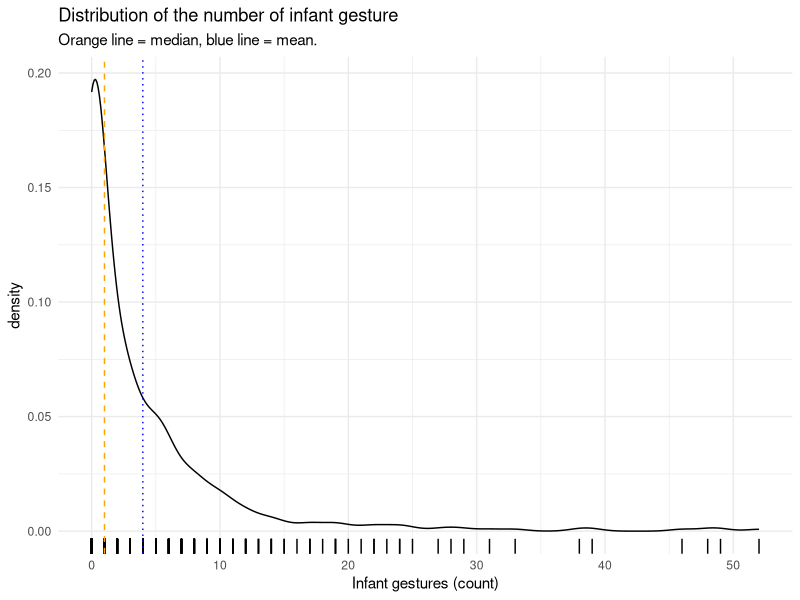
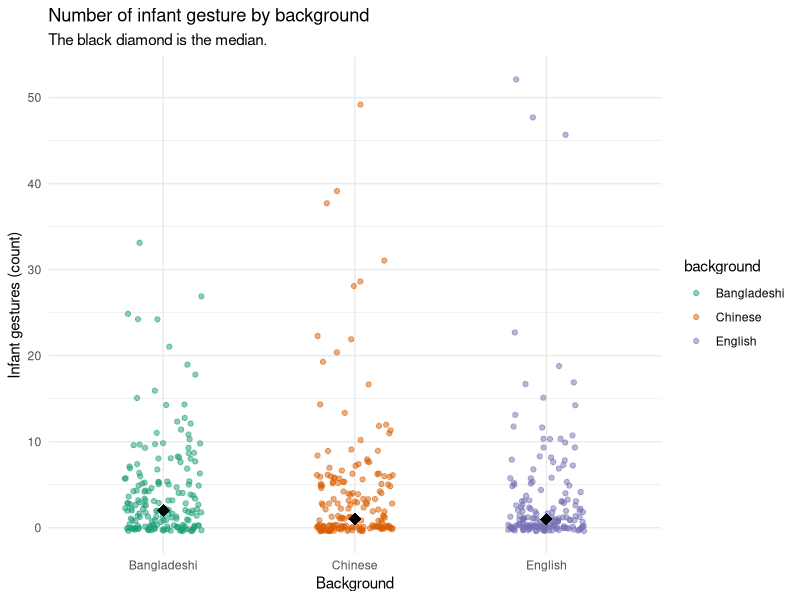
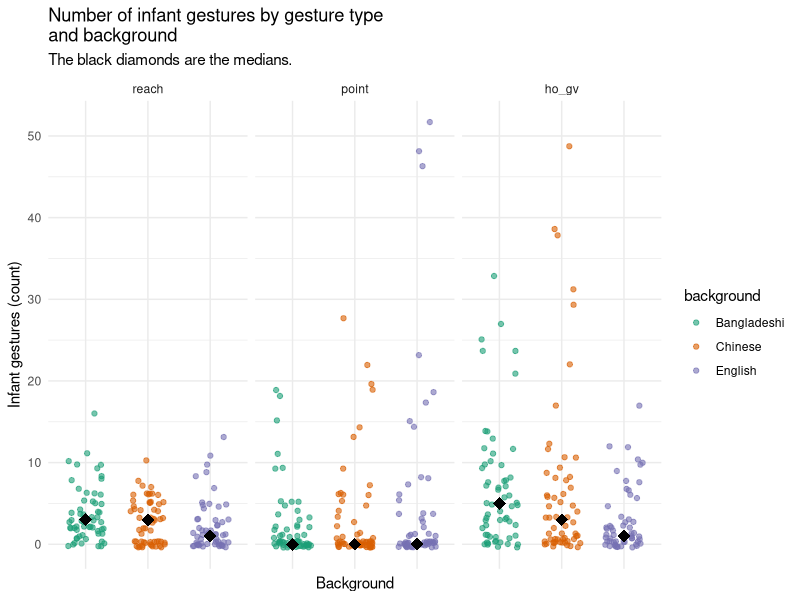
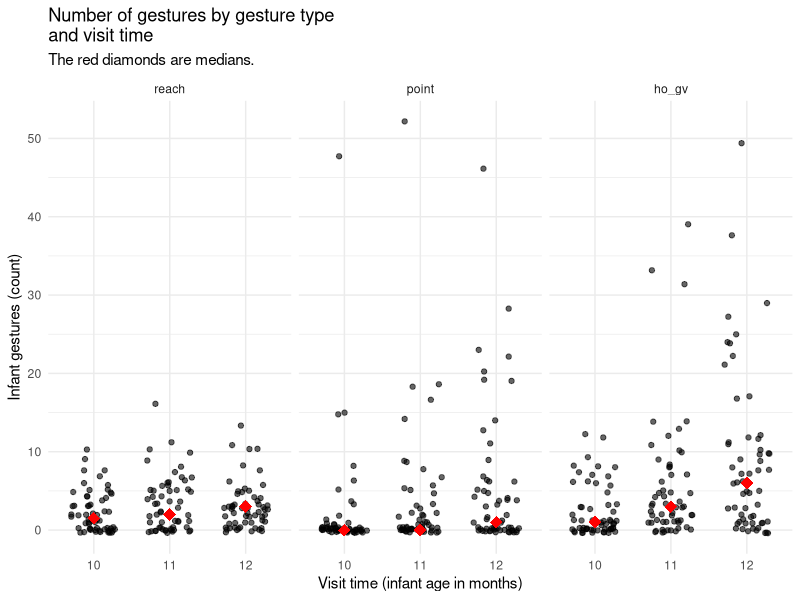
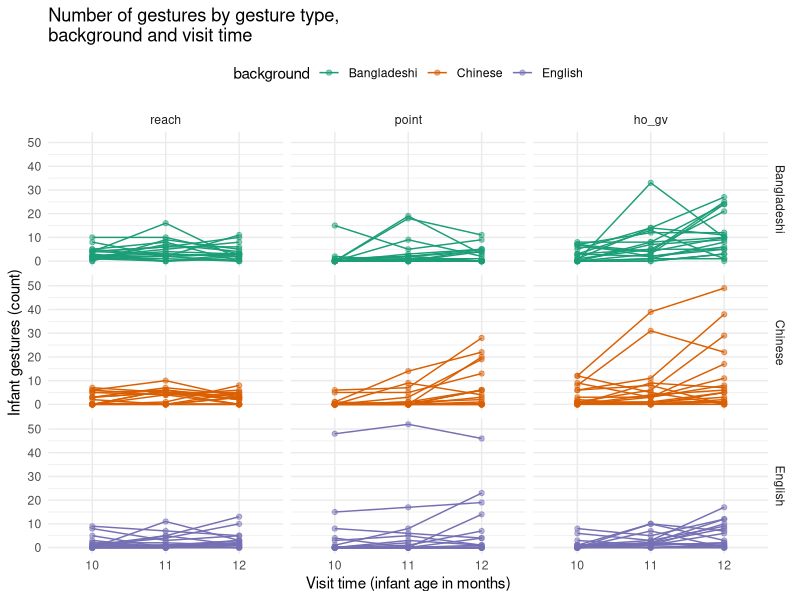
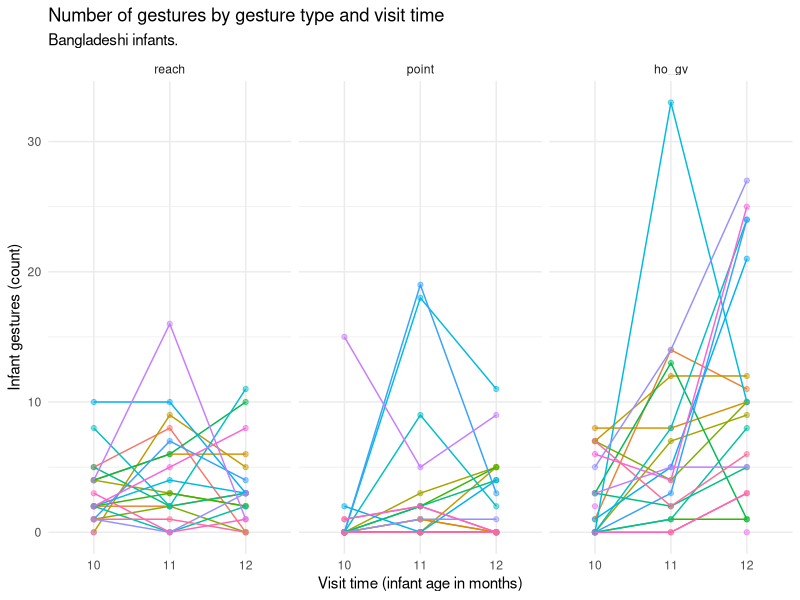
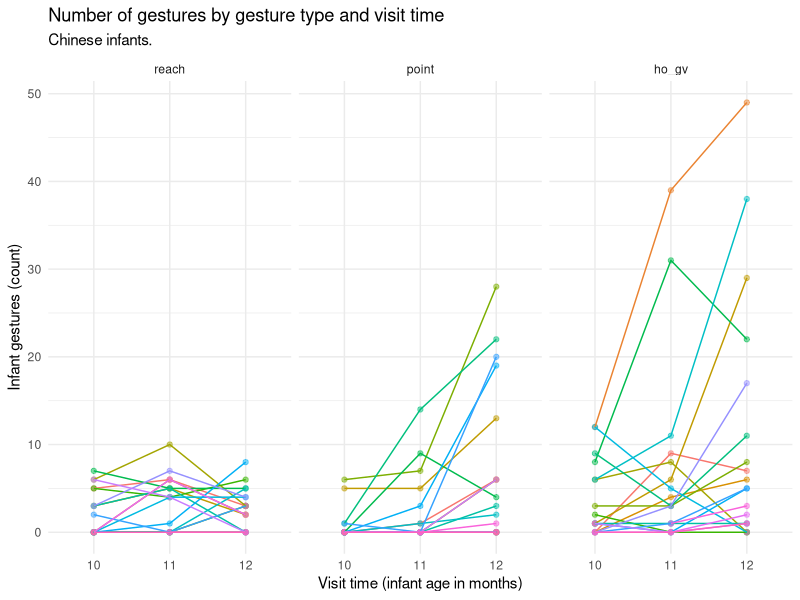
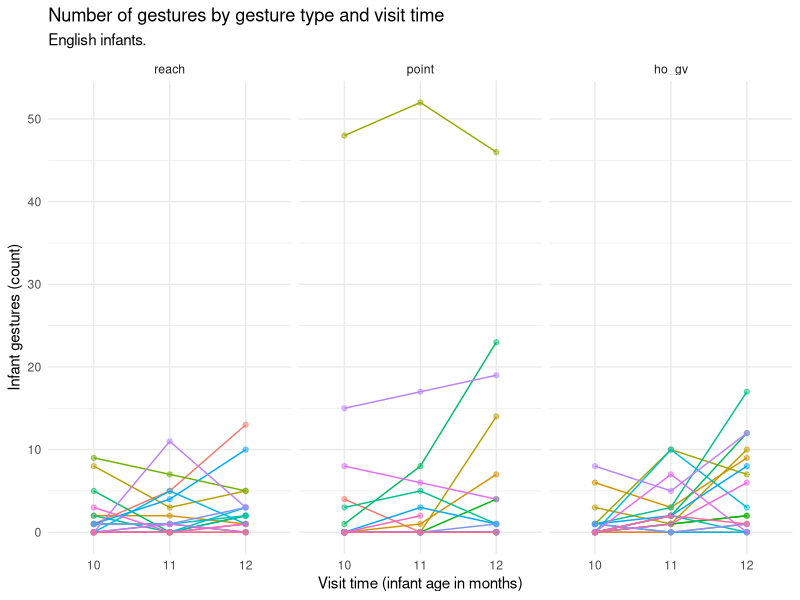

Source code (R) for these figures, in order:
## ---- chunk 1
knitr::opts_chunk$set(echo = TRUE)
knitr::opts_chunk$set(echo = FALSE, fig.align = "center")
knitr::opts_knit$set(root.dir = normalizePath("../../"))
library(tidyverse)
theme_set(theme_minimal())
## ---- chunk 2
gestures <- read_csv("./data/gestures.csv")

gestures_tot <- gestures %>%
  group_by(dyad, background, months, gesture) %>%
  summarise(
    count = sum(count),
    ct = sum(ct)
  ) %>%
  ungroup() %>%
  mutate(
    gesture = factor(gesture, levels = c("reach", "point", "ho_gv"))
  ) %>%
  mutate_if(is.character, as.factor)
## ---- chunk 3
gestures_tot
## ---- chunk 4
gestures %>% group_by(background) %>% summarise(n = n_distinct(dyad))
## ---- chunk 5
gestures_tot %>%
  ggplot(aes(count)) +
  geom_density() +
  geom_rug() +
  geom_vline(xintercept = median(gestures_tot$count, na.rm = TRUE), linetype = "dashed", colour = "orange") +
  geom_vline(xintercept = mean(gestures_tot$count, na.rm = TRUE), linetype = "dotted", colour = "blue") +
  labs(
    title = "Distribution of the number of infant gesture",
    subtitle = "Orange line = median, blue line = mean.",
    x = "Infant gestures (count)"
  )
## ---- chunk 6
gestures_tot %>%
  ggplot(aes(as.factor(background), count, colour = background)) +
  geom_jitter(width = 0.2, alpha = 0.5) +
  stat_summary(fun.y = median, geom = "point", shape = 18, size = 4, color = "black") +
  scale_color_brewer(type = "qual", palette = "Dark2") +
  labs(
    title = "Number of infant gesture by background",
    subtitle = "The black diamond is the median.",
    x = "Background",
    y = "Infant gestures (count)"
  )
## ---- chunk 7
gestures_tot %>%
  ggplot(aes(as.factor(background), count, colour = background)) +
  geom_jitter(width = 0.3, alpha = 0.6) +
  stat_summary(fun.y = median, geom = "point", shape = 18, size = 4, color = "black") +
  scale_color_brewer(type = "qual", palette = "Dark2") +
  facet_grid(cols = vars(gesture)) +
  labs(
    title = "Number of infant gestures by gesture type\nand background",
    subtitle = "The black diamonds are the medians.",
    x = "Background",
    y = "Infant gestures (count)"
  ) +
  theme(axis.text.x = element_blank())
## ---- chunk 8
gestures_tot %>%
  ggplot(aes(as.factor(months), count)) +
  geom_jitter(alpha = 0.6, width = 0.3) +
  stat_summary(fun.y = median, geom = "point", shape = 18, size = 4, color = "red") +
  facet_grid(cols = vars(gesture)) +
  labs(
    title = "Number of gestures by gesture type\nand visit time",
    subtitle = "The red diamonds are medians.",
    x = "Visit time (infant age in months)",
    y = "Infant gestures (count)"
  )
## ---- chunk 9
gestures_tot %>%
  ggplot(aes(as.factor(months), count, colour = background)) +
  geom_point(alpha = 0.5) +
  geom_line(aes(group = dyad)) +
  facet_grid(vars(background), vars(gesture)) +
  scale_color_brewer(type = "qual", palette = "Dark2") +
  labs(
    title = "Number of gestures by gesture type,\nbackground and visit time",
    x = "Visit time (infant age in months)",
    y = "Infant gestures (count)"
  ) +
  theme(legend.position = "top")
## ---- chunk 10
gestures_tot %>%
  filter(background == "Bangladeshi") %>%
  ggplot(aes(as.factor(months), count, colour = dyad)) +
  geom_point(alpha = 0.5) +
  geom_line(aes(group = dyad)) +
  facet_grid(cols = vars(gesture)) +
  theme(legend.position = "none") +
  labs(
    title = "Number of gestures by gesture type and visit time",
    subtitle = "Bangladeshi infants.",
    x = "Visit time (infant age in months)",
    y = "Infant gestures (count)"
  )
## ---- chunk 11
gestures_tot %>%
  filter(background == "Chinese") %>%
  ggplot(aes(as.factor(months), count, colour = dyad)) +
  geom_point(alpha = 0.5) +
  geom_line(aes(group = dyad)) +
  facet_grid(cols = vars(gesture)) +
  theme(legend.position = "none") +
  labs(
    title = "Number of gestures by gesture type and visit time",
    subtitle = "Chinese infants.",
    x = "Visit time (infant age in months)",
    y = "Infant gestures (count)"
  )
## ---- chunk 12
gestures_tot %>%
  filter(background == "English") %>%
  ggplot(aes(as.factor(months), count, colour = dyad)) +
  geom_point(alpha = 0.5) +
  geom_line(aes(group = dyad)) +
  facet_grid(cols = vars(gesture)) +
  theme(legend.position = "none") +
  labs(
    title = "Number of gestures by gesture type and visit time",
    subtitle = "English infants.",
    x = "Visit time (infant age in months)",
    y = "Infant gestures (count)"
  )
